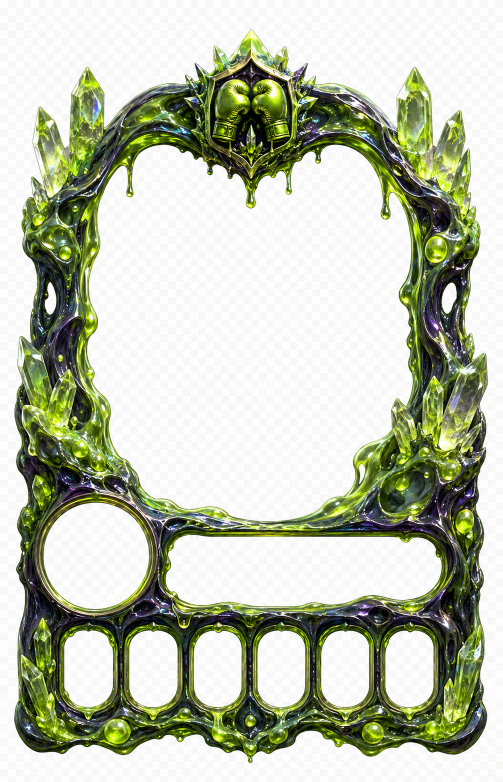
#> input picture assets/card/ChatGPT Image Jun 22, 2026, 12_53_53 AM (1).png, 1006 x 1564 px (shown at 1/2 size)
$ python remove_pack_bg.py '../assets/card/ChatGPT Image Jun 22, 2026, 12_53_53 AM (1).png' '../assets/card/ChatGPT Image Jun 22, 2026, 12_53_53 AM (2).png'
#> lines starting #> are read from the running program, lines starting #| are printed output that depends on the picture
"""Cut pack art out of its white/grey studio background.

Flood-fills near-white pixels connected to the image border to transparent
(so whites INSIDE the pack art are preserved), feathers the edge, trims,
and writes the result to assets/pack/.

Usage:
  python tools/remove_pack_bg.py <input.png> <output.png>
"""
import sys
from collections import deque
from PIL import Image, ImageFilter


def is_bg(px, tol=38):
    r, g, b = px[0], px[1], px[2]
    # near-white / light grey: bright and low colour spread
    return min(r, g, b) > 255 - tol * 2 and (max(r, g, b) - min(r, g, b)) < tol


def cut(src, dst):
    im = Image.open(src).convert("RGBA")
    w, h = im.size
#> w = 1006; h = 1564
    pix = im.load()

    # BFS flood fill from every border pixel that looks like background
    mask = Image.new("L", (w, h), 0)  # 255 = background to remove
#> mask: PIL image 1006x1564 L; every value is 0
    mpix = mask.load()
    q = deque()
    for x in range(w):
        for y in (0, h - 1):
            if is_bg(pix[x, y]) and mpix[x, y] == 0:
                mpix[x, y] = 255
                q.append((x, y))
    for y in range(h):
        for x in (0, w - 1):
            if is_bg(pix[x, y]) and mpix[x, y] == 0:
                mpix[x, y] = 255
                q.append((x, y))
    while q:
        x, y = q.popleft()
        for nx, ny in ((x - 1, y), (x + 1, y), (x, y - 1), (x, y + 1)):
            if 0 <= nx < w and 0 <= ny < h and mpix[nx, ny] == 0 and is_bg(pix[nx, ny]):
                mpix[nx, ny] = 255
                q.append((nx, ny))

    # feather the cut edge slightly so it composites cleanly
    mask = mask.filter(ImageFilter.GaussianBlur(1.2))
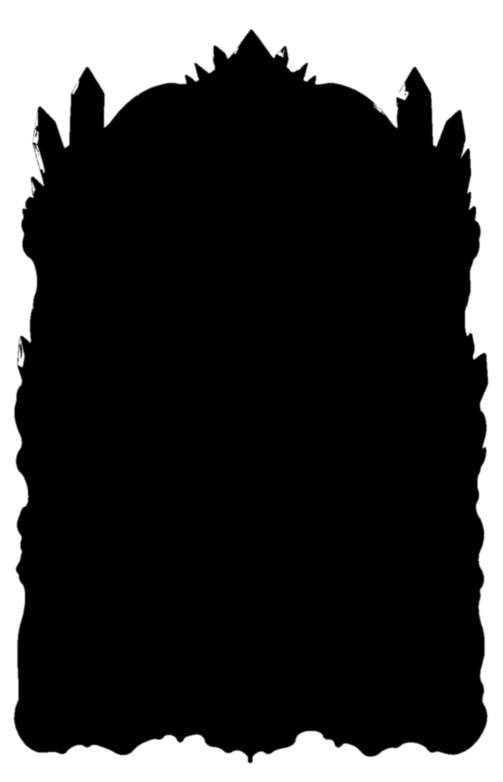
#> mask: PIL image 1006x1564 L (shown at 1/2 size); min 0, max 255, mean 61.3

    alpha = im.getchannel("A").point(lambda a: a)
#> alpha: PIL image 1006x1564 L; every value is 255
    from PIL import ImageChops
    inv = mask.point(lambda v: 255 - v)
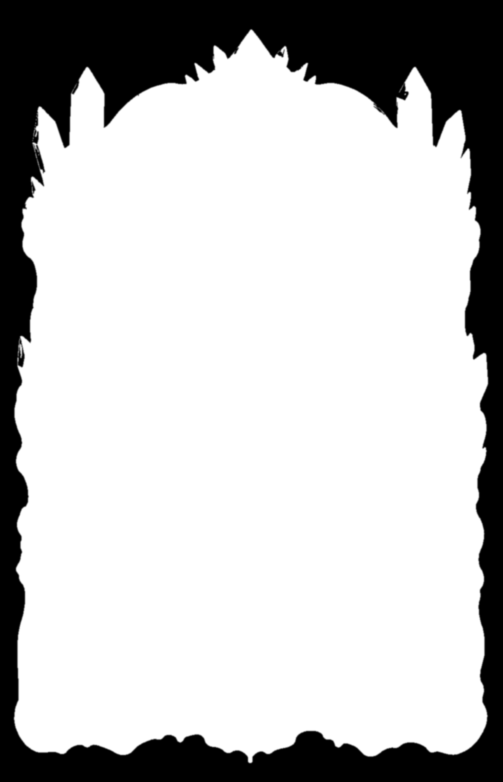
#> inv: PIL image 1006x1564 L (shown at 1/2 size); min 0, max 255, mean 193.7
    new_alpha = ImageChops.multiply(alpha, inv)
    im.putalpha(new_alpha)

    # trim to content
    bbox = im.getbbox()
    if bbox:
        im = im.crop(bbox)
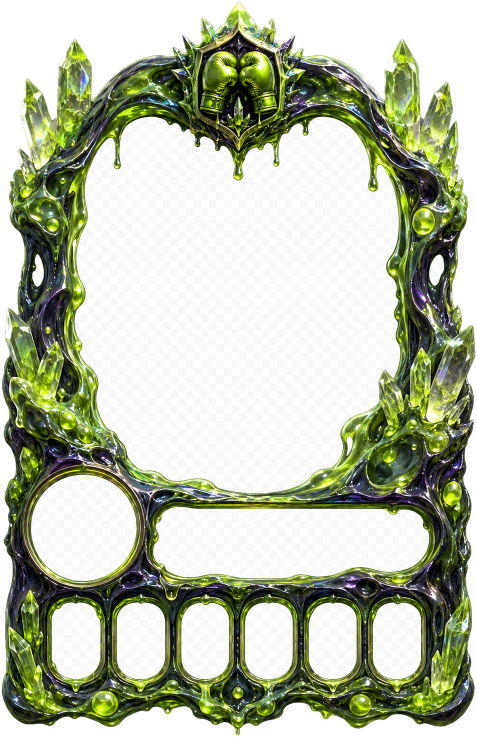
#> im: PIL image 954x1473 RGBA (shown at 1/2 size); mean R, G, B, A 181.8, 187.6, 165.8, 216.9; transparent parts drawn white

    # keep file lean for the web
    if max(im.size) > 900:
        ratio = 900 / max(im.size)
        im = im.resize((round(im.width * ratio), round(im.height * ratio)), Image.LANCZOS)
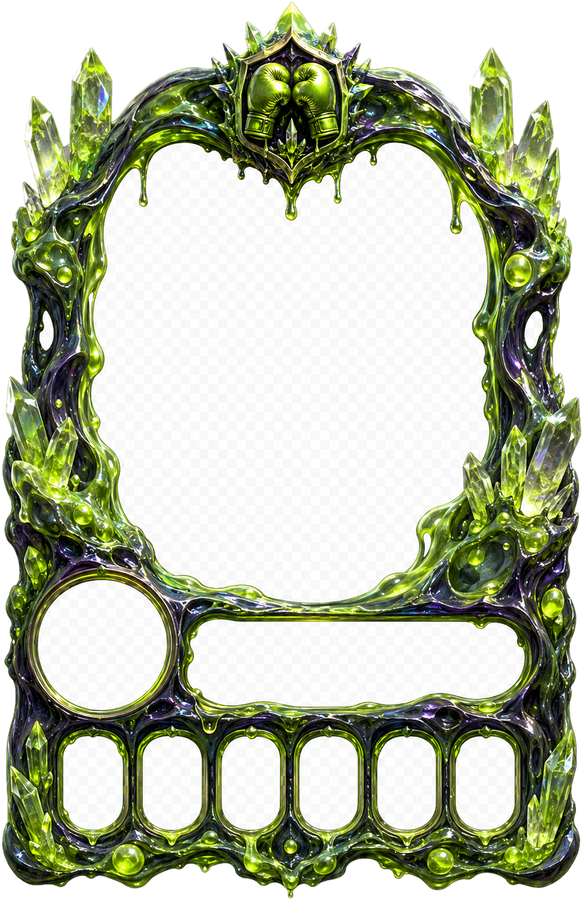
#> im: PIL image 583x900 RGBA; mean R, G, B, A 147.3, 153.1, 131.3, 216.9; transparent parts drawn white

    im.save(dst, "PNG", optimize=True)
    print(f"saved {dst} {im.size}")
#| saved ../assets/card/ChatGPT Image Jun 22, 2026, 12_53_53 AM (2).png (583, 900)


if __name__ == "__main__":
    if len(sys.argv) != 3:
        print(__doc__)
        sys.exit(1)
    cut(sys.argv[1], sys.argv[2])

$ run again, on assets/card/ChatGPT Image Jun 22, 2026, 12_53_53 AM (3).png
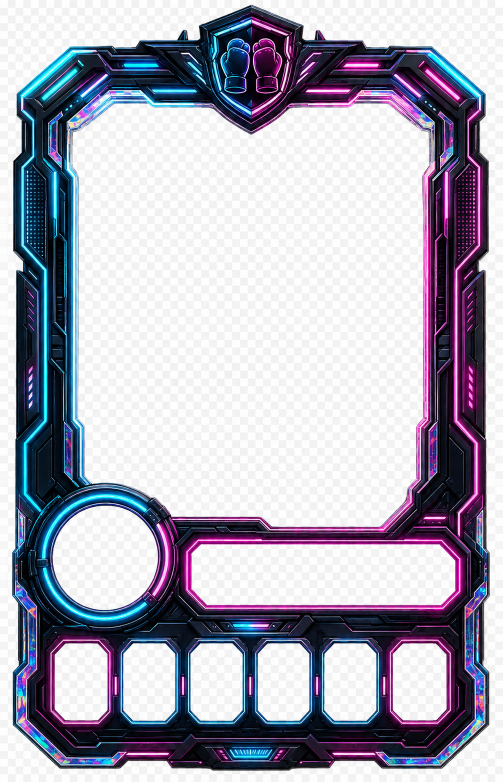
#> input picture assets/card/ChatGPT Image Jun 22, 2026, 12_53_53 AM (3).png, 1006 x 1564 px (shown at 1/2 size)
#> alpha: PIL image 1006x1564 L; every value is 255
#> in cut, `inv = mask.point(lambda v: 255 - v)`:
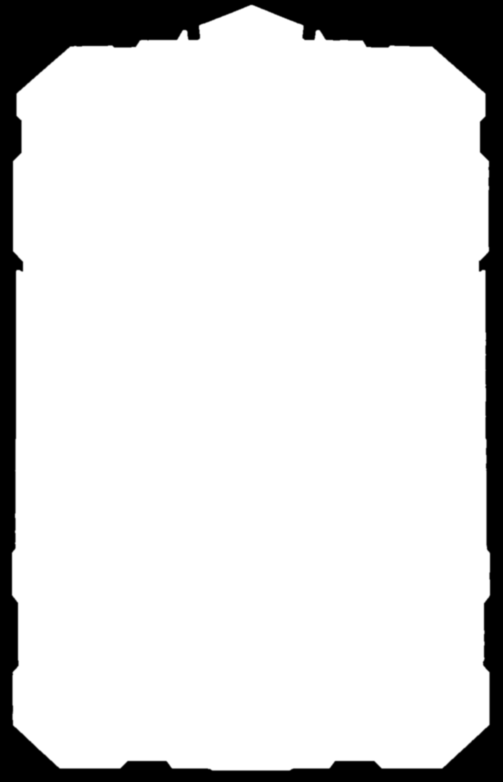
#> inv: PIL image 1006x1564 L (shown at 1/2 size); min 0, max 255, mean 219.8
#> in cut, `im = im.resize((round(im.width * ratio), round(im.height * ratio)), Im..`:
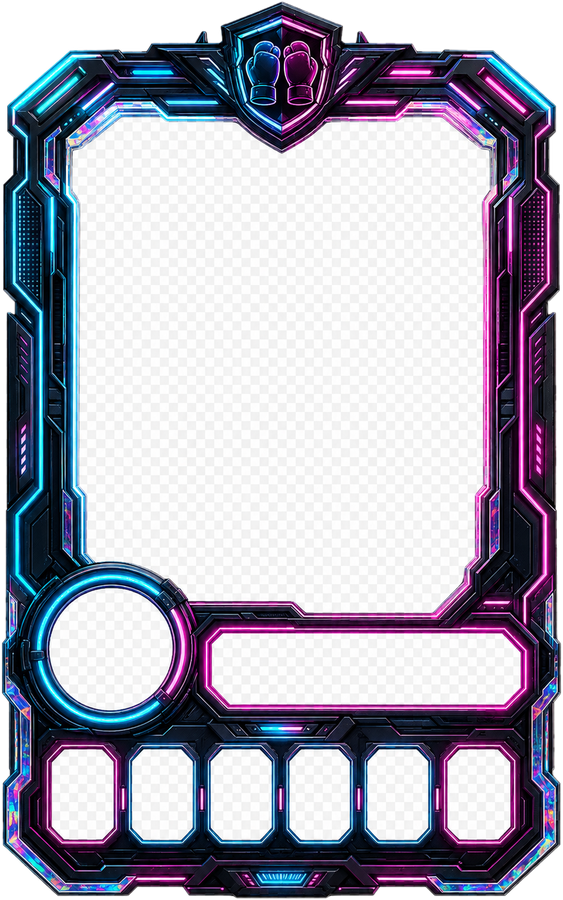
#> im: PIL image 563x900 RGBA; mean R, G, B, A 149.3, 148.3, 162.7, 233.9; transparent parts drawn white
#| saved ../assets/card/ChatGPT Image Jun 22, 2026, 12_53_53 AM (3).png (563, 900)

$ run again, on assets/card/ChatGPT Image Jun 22, 2026, 12_53_54 AM (4).png
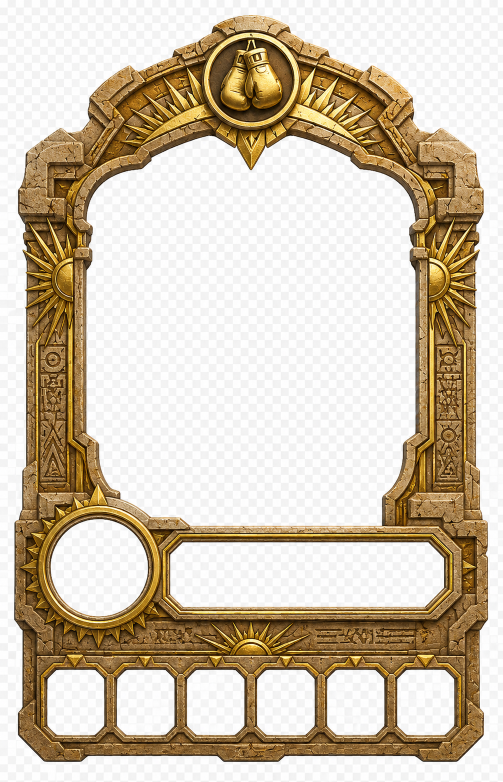
#> input picture assets/card/ChatGPT Image Jun 22, 2026, 12_53_54 AM (4).png, 1006 x 1564 px (shown at 1/2 size)
#> alpha: PIL image 1006x1564 L; every value is 255
#> in cut, `inv = mask.point(lambda v: 255 - v)`:
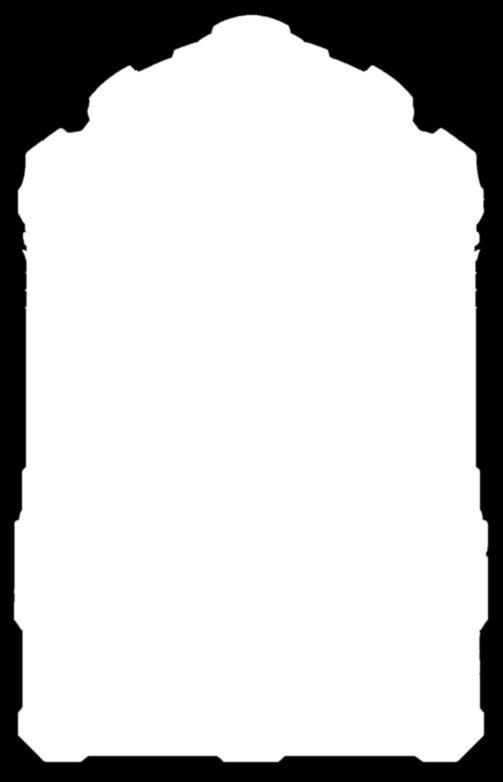
#> inv: PIL image 1006x1564 L (shown at 1/2 size); min 0, max 255, mean 202.1
#> in cut, `im = im.resize((round(im.width * ratio), round(im.height * ratio)), Im..`:
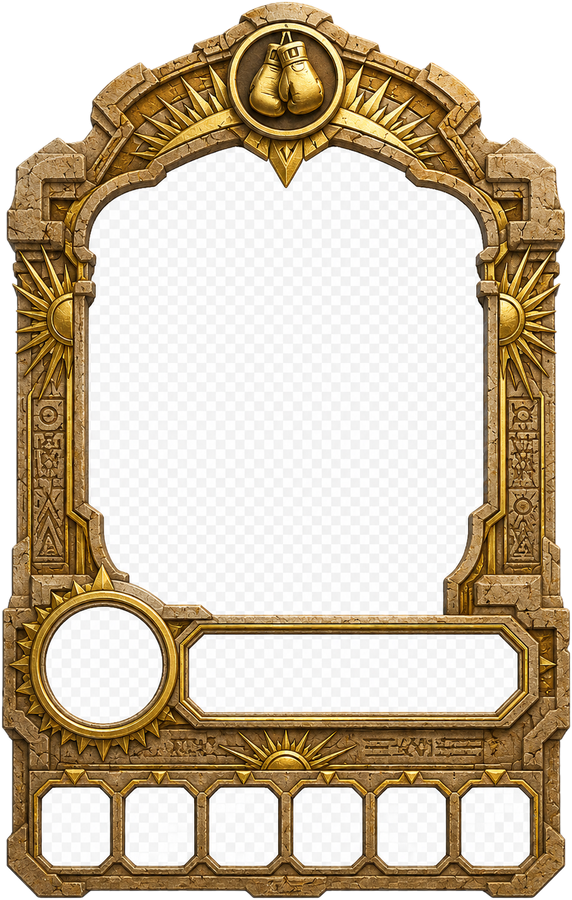
#> im: PIL image 572x900 RGBA; mean R, G, B, A 173.5, 159.2, 137.5, 222.2; transparent parts drawn white
#| saved ../assets/card/ChatGPT Image Jun 22, 2026, 12_53_54 AM (4).png (572, 900)

$ run again, on assets/card/ChatGPT Image Jun 22, 2026, 12_53_54 AM (5).png
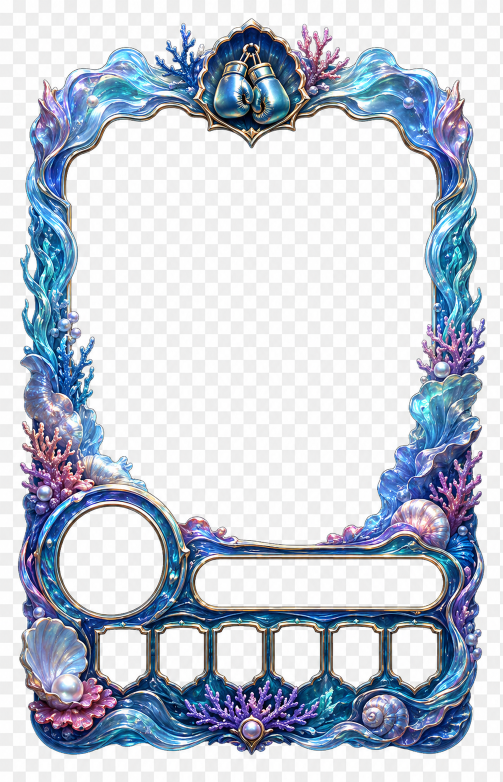
#> input picture assets/card/ChatGPT Image Jun 22, 2026, 12_53_54 AM (5).png, 1006 x 1564 px (shown at 1/2 size)
#> alpha: PIL image 1006x1564 L; every value is 255
#> in cut, `inv = mask.point(lambda v: 255 - v)`:
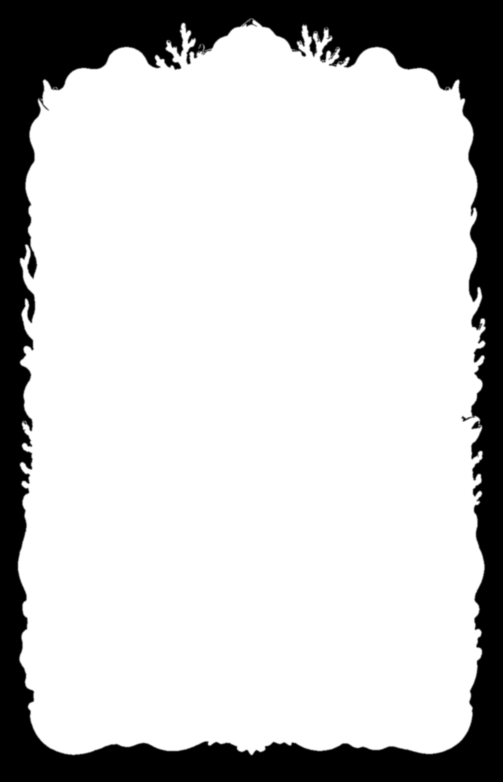
#> inv: PIL image 1006x1564 L (shown at 1/2 size); min 0, max 255, mean 200.2
#> in cut, `im = im.resize((round(im.width * ratio), round(im.height * ratio)), Im..`:
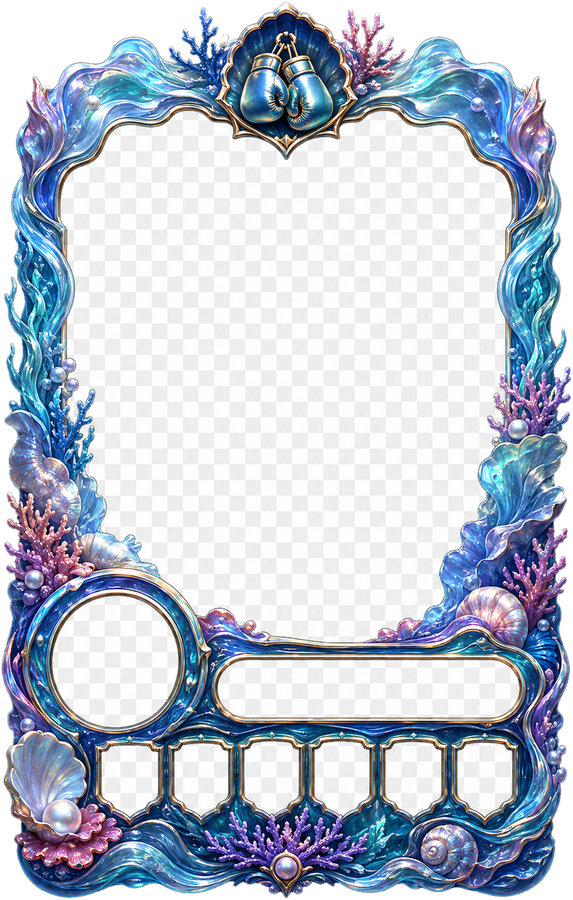
#> im: PIL image 573x900 RGBA; mean R, G, B, A 160.2, 169, 183, 226.4; transparent parts drawn white
#| saved ../assets/card/ChatGPT Image Jun 22, 2026, 12_53_54 AM (5).png (573, 900)
